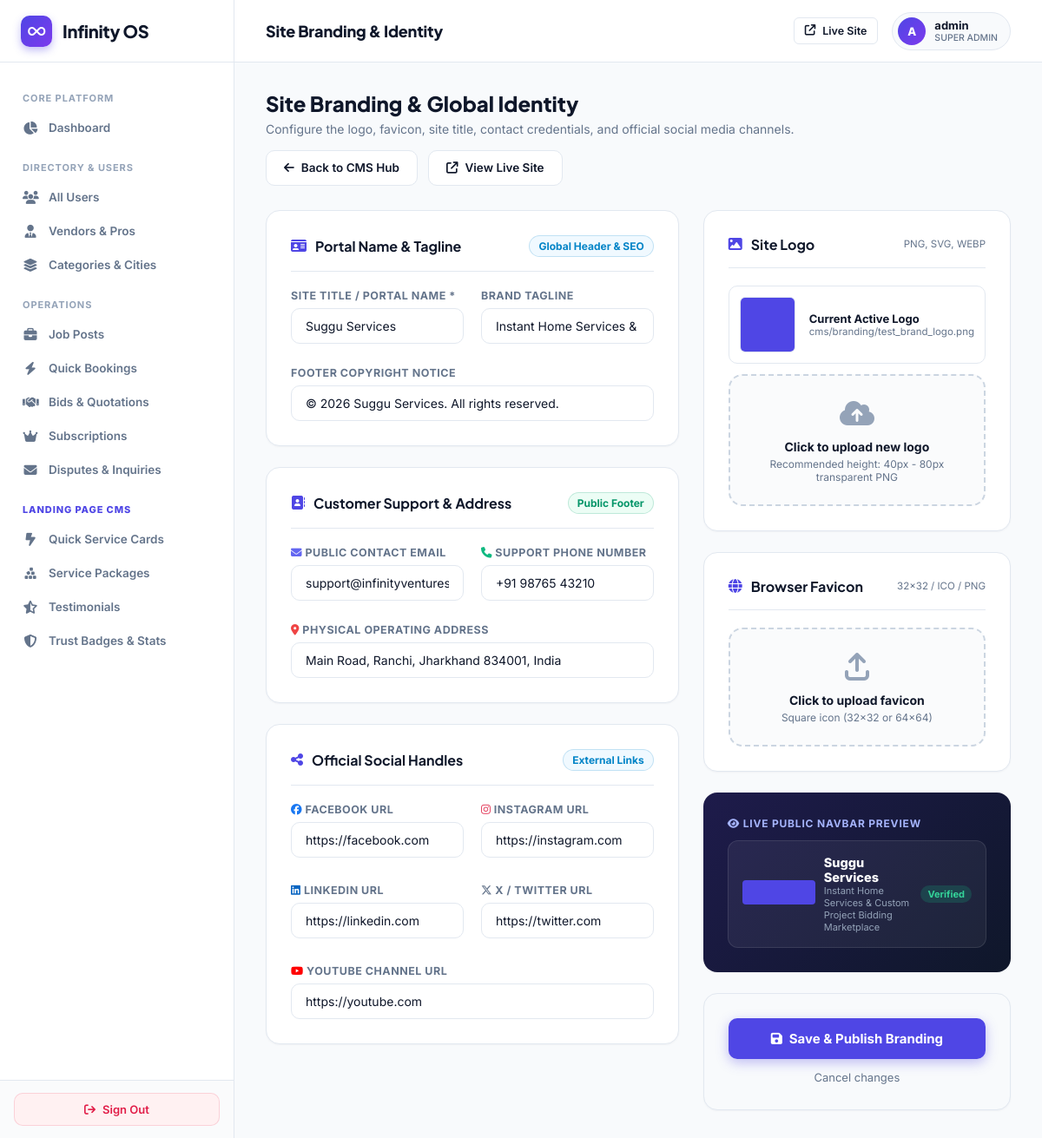
Before: /super-admin/landing/branding/ (signed in) with the older database file.
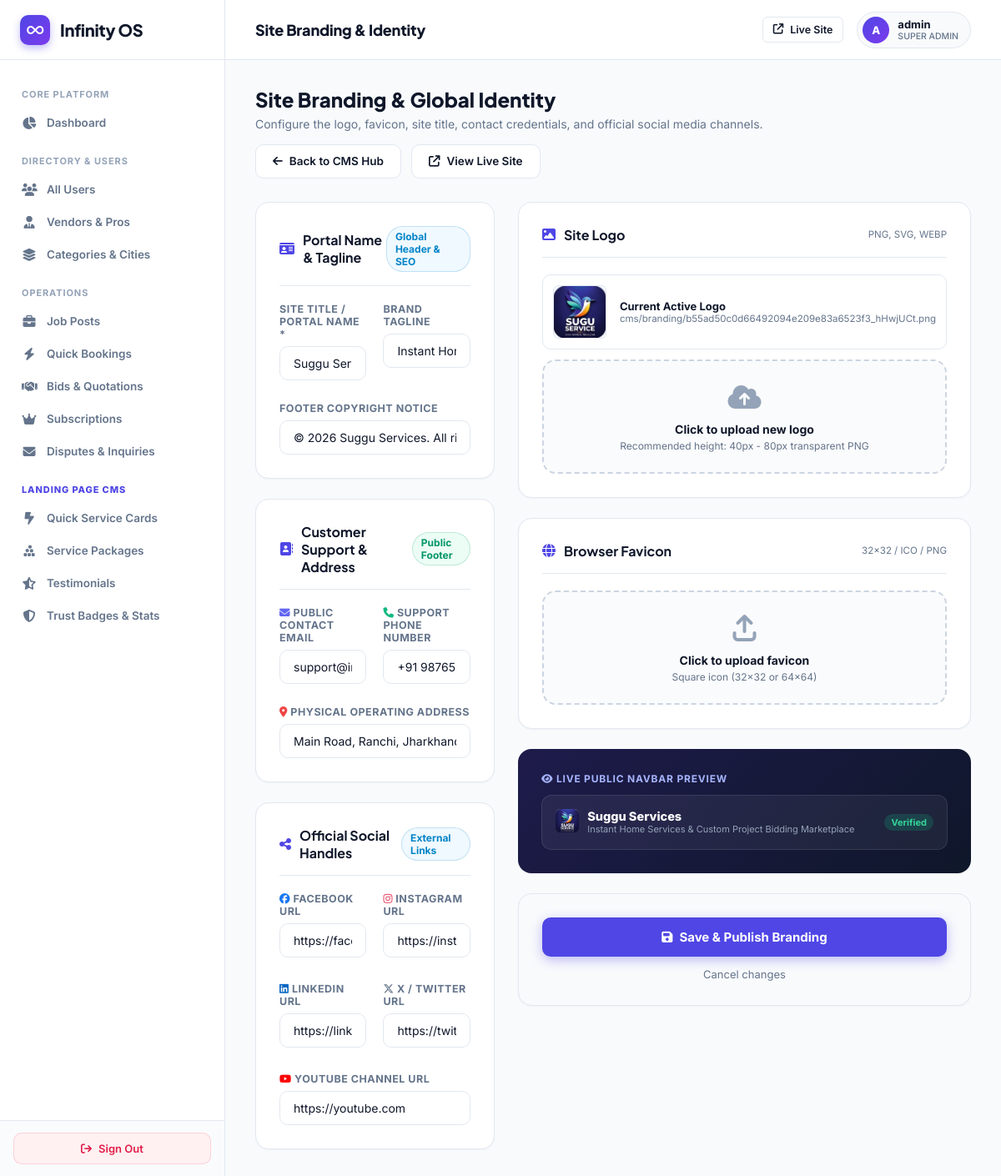
After: the same page with the newer database file.
### myapp/models.py (models this page shows, shortened)
class CustomUser(AbstractUser):
    ROLE_CHOICES = (
        ('ADMIN', 'Admin'),
        ('VENDOR', 'Vendor'),
        ('USER', 'User'),
    )
    role = models.CharField(max_length=20, choices=ROLE_CHOICES, default='USER')

class SiteBranding(models.Model):
    site_title = models.CharField(max_length=255, default='Infinity Ventures')
    tagline = models.CharField(max_length=255, default='Instant Home Services & Custom Project Bidding Marketplace')
    logo = models.ImageField(upload_to='cms/branding/', null=True, blank=True)
    favicon = models.ImageField(upload_to='cms/branding/', null=True, blank=True)
    contact_email = models.EmailField(default='support@infinityventures.com')
    support_phone = models.CharField(max_length=50, default='+91 98765 43210')
    address = models.CharField(max_length=255, default='Main Road, Ranchi, Jharkhand, India')
    facebook_url = models.URLField(blank=True, null=True, default='https://facebook.com')
    instagram_url = models.URLField(blank=True, null=True, default='https://instagram.com')
    linkedin_url = models.URLField(blank=True, null=True, default='https://linkedin.com')
    twitter_url = models.URLField(blank=True, null=True, default='https://twitter.com')
    youtube_url = models.URLField(blank=True, null=True, default='https://youtube.com')
    copyright_text = models.CharField(max_length=255, default='© 2026 Infinity Ventures. All rights reserved.')
    updated_at = models.DateTimeField(auto_now=True)
    class Meta:
        verbose_name_plural = "Site Branding"

### myapp/super_admin_views.py (the view)
# urls.py: path('super-admin/landing/branding/', super_admin_views.super_admin_landing_branding, name='super_admin_landing_branding'),
@sa_required
def super_admin_landing_branding(request):
    branding_obj, _ = SiteBranding.objects.get_or_create(pk=1)
    if request.method == 'POST':
        form = SiteBrandingForm(request.POST, request.FILES, instance=branding_obj)
        if form.is_valid():
            form.save()
            django_messages.success(request, 'Site Branding updated successfully!')
            return redirect('super_admin_landing_branding')
    else:
        form = SiteBrandingForm(instance=branding_obj)
    return render(request, 'superadmin/cms_branding.html', {'form': form, 'branding': branding_obj})

### templates/superadmin/cms_branding.html (shortened to what this page needs)
{% extends 'superadmin/base.html' %}
{% block header_title %}Site Branding & Identity{% endblock %}
{% block content %}
<div style="margin-bottom: 28px; display: flex; justify-content: space-between; align-items: center; flex-wrap: wrap; gap: 16px;">
  <div>
    <h2 style="font-family: var(--font-display); font-size: 24px; font-weight: 800; color: var(--text-main); margin-bottom: 6px;">
      Site Branding &amp; Global Identity
    </h2>
    <p style="color: var(--text-muted); font-size: 14px;">
      Configure the logo, favicon, site title, contact credentials, and official social media channels.
    </p>
  </div>
  <div style="display: flex; gap: 12px;">
    <a href="{% url 'super_admin_landing_overview' %}" class="btn btn-outline">
      <i class="fa-solid fa-arrow-left"></i> Back to CMS Hub
    </a>
    <a href="/" target="_blank" class="btn btn-outline" style="background: white;">
      <i class="fa-solid fa-arrow-up-right-from-square"></i> View Live Site
    </a>
  </div>
</div>
<form method="POST" enctype="multipart/form-data" id="brandingForm">
  <div style="display: grid; grid-template-columns: 1.25fr 0.75fr; gap: 28px; align-items: start;">
    <div style="display: flex; flex-direction: column; gap: 24px;">
      <div class="card" style="margin-bottom: 0;">
        <div class="card-header">
          <div class="card-title">
            <i class="fa-solid fa-id-card"></i>
            <span>Portal Name &amp; Tagline</span>
          </div>
          <span class="badge info">Global Header &amp; SEO</span>
        </div>
        <div class="form-row">
          <div class="form-group">
            <label class="form-label" for="id_site_title">Site Title / Portal Name *</label>
            {{ form.site_title }}
          </div>
          <div class="form-group">
            <label class="form-label" for="id_tagline">Brand Tagline</label>
            {{ form.tagline }}
          </div>
        </div>
        <div class="form-group" style="margin-top: 6px; margin-bottom: 0;">
          <label class="form-label" for="id_copyright_text">Footer Copyright Notice</label>
          {{ form.copyright_text }}
        </div>
      </div>
      <div class="card" style="margin-bottom: 0;">
        <div class="card-header">
          <div class="card-title">
            <i class="fa-solid fa-address-book"></i>
            <span>Customer Support &amp; Address</span>
          </div>
          <span class="badge active">Public Footer</span>
        </div>
        <div class="form-row">
          <div class="form-group">
            <label class="form-label" for="id_contact_email"><i class="fa-solid fa-envelope" style="color: #6366f1;"></i> Public Contact Email</label>
            {{ form.contact_email }}
          </div>
          <div class="form-group">
            <label class="form-label" for="id_support_phone"><i class="fa-solid fa-phone" style="color: #10b981;"></i> Support Phone Number</label>
            {{ form.support_phone }}
          </div>
        </div>
        <div class="form-group" style="margin-top: 6px; margin-bottom: 0;">
          <label class="form-label" for="id_address"><i class="fa-solid fa-location-dot" style="color: #ef4444;"></i> Physical Operating Address</label>
          {{ form.address }}
        </div>
      </div>
      <div class="card" style="margin-bottom: 0;">
        <div class="card-header">
          <div class="card-title">
            <i class="fa-solid fa-share-nodes"></i>
            <span>Official Social Handles</span>
          </div>
          <span class="badge info">External Links</span>
        </div>
        <div class="form-row">
          <div class="form-group">
            <label class="form-label"><i class="fa-brands fa-facebook" style="color: #1877f2;"></i> Facebook URL</label>
            {{ form.facebook_url }}
          </div>
          <div class="form-group">
            <label class="form-label"><i class="fa-brands fa-instagram" style="color: #e4405f;"></i> Instagram URL</label>
            {{ form.instagram_url }}
          </div>
        </div>
        <div class="form-row" style="margin-top: 10px;">
          <div class="form-group">
            <label class="form-label"><i class="fa-brands fa-linkedin" style="color: #0a66c2;"></i> LinkedIn URL</label>
            {{ form.linkedin_url }}
          </div>
          <div class="form-group">
            <label class="form-label"><i class="fa-brands fa-x-twitter"></i> X / Twitter URL</label>
            {{ form.twitter_url }}
          </div>
        </div>
        <div class="form-group" style="margin-top: 10px; margin-bottom: 0;">
          <label class="form-label"><i class="fa-brands fa-youtube" style="color: #ff0000;"></i> YouTube Channel URL</label>
          {{ form.youtube_url }}
        </div>
      </div>
    </div>
    <div style="display: flex; flex-direction: column; gap: 24px;">
      <div class="card" style="margin-bottom: 0;">
        <div class="card-header">
          <div class="card-title">
            <i class="fa-solid fa-image"></i>
            <span>Site Logo</span>
          </div>
          <span style="font-size: 11.5px; color: var(--text-muted);">PNG, SVG, WEBP</span>
        </div>
        {% if branding.logo %}
        <div class="dropzone-preview-wrap" id="logoCurrentWrap">
          <img src="{{ branding.logo.url }}" id="logoImgPreview" class="dropzone-thumb" alt="Current Logo">
          <div style="flex: 1; min-width: 0;">
            <div style="font-size: 13px; font-weight: 700; color: var(--text-main);">Current Active Logo</div>
            <div style="font-size: 11.5px; color: var(--text-muted); overflow: hidden; text-overflow: ellipsis; white-space: nowrap;" id="logoFileText">{{ branding.logo.name }}</div>
          </div>
        </div>
        {% endif %}
        <div class="dropzone-box" id="logoDropBox">
          <div class="dropzone-icon"><i class="fa-solid fa-cloud-arrow-up"></i></div>
          <div class="dropzone-title">Click to upload new logo</div>
          <div class="dropzone-subtitle">Recommended height: 40px - 80px transparent PNG</div>
        </div>
      </div>
      <div class="card" style="margin-bottom: 0;">
        <div class="card-header">
          <div class="card-title">
            <i class="fa-solid fa-globe"></i>
            <span>Browser Favicon</span>
          </div>
          <span style="font-size: 11.5px; color: var(--text-muted);">32x32 / ICO / PNG</span>
        </div>
        <div class="dropzone-box" id="favDropBox">
          <div class="dropzone-icon"><i class="fa-solid fa-arrow-up-from-bracket"></i></div>
          <div class="dropzone-title">Click to upload favicon</div>
          <div class="dropzone-subtitle">Square icon (32×32 or 64×64)</div>
        </div>
      </div>
      <div class="card" style="background: linear-gradient(135deg, #1e1b4b, #0f172a); color: white; border: none; margin-bottom: 0;">
        <div style="font-size: 12px; font-weight: 700; text-transform: uppercase; letter-spacing: 0.8px; color: #a5b4fc; margin-bottom: 12px;">
          <i class="fa-solid fa-eye"></i> Live Public Navbar Preview
        </div>
        <div style="padding: 16px; background: rgba(255,255,255,0.06); border-radius: 12px; border: 1px solid rgba(255,255,255,0.1); display: flex; align-items: center; justify-content: space-between;">
          <div style="display: flex; align-items: center; gap: 10px;">
            <div id="mockupLogoWrap">
              {% if branding.logo %}
                <img src="{{ branding.logo.url }}" id="mockupLogo" style="height: 28px; width: auto; object-fit: contain; border-radius: 4px;" alt="Logo">
              {% else %}
                <div id="mockupLogo" style="width: 28px; height: 28px; background: #6366f1; border-radius: 6px; display: flex; align-items: center; justify-content: center; font-weight: 800; font-size: 14px; color: white;">IV</div>
              {% endif %}
            </div>
            <div>
              <div id="mockupTitle" style="font-weight: 800; font-size: 14.5px; color: white;">{{ branding.site_title|default:"Infinity Ventures" }}</div>
              <div id="mockupTagline" style="font-size: 11px; color: #94a3b8;">{{ branding.tagline|default:"Services & Bidding" }}</div>
            </div>
          </div>
          <span style="font-size: 11px; padding: 3px 8px; border-radius: 20px; background: rgba(16,185,129,0.2); color: #34d399; font-weight: 700;">Verified</span>
        </div>
      </div>
      <div class="card" style="margin-bottom: 0; background: #f8fafc;">
        <button type="submit" class="btn btn-primary btn-lg" style="width: 100%; font-size: 15px; font-weight: 700; box-shadow: 0 4px 14px rgba(79, 70, 229, 0.35);">
          <i class="fa-solid fa-floppy-disk"></i> Save &amp; Publish Branding
        </button>
        <div style="text-align: center; margin-top: 10px;">
          <a href="{% url 'super_admin_landing_overview' %}" style="font-size: 13px; color: var(--text-muted); text-decoration: none;">Cancel changes</a>
        </div>
      </div>
    </div>
  </div>
</form>
{% endblock %}

### templates/superadmin/base.html (shortened to what this page needs)
<!DOCTYPE html>
<html lang="en">
<head>
  <link rel="stylesheet" href="https://cdnjs.cloudflare.com/ajax/libs/font-awesome/6.5.2/css/all.min.css">
</head>
<body>
  <aside class="sidebar">
    <a href="{% url 'super_admin_dashboard' %}" class="sidebar-brand">
      <div class="sidebar-brand-icon">
        <i class="fa-solid fa-infinity"></i>
      </div>
      <span>Infinity OS</span>
    </a>
    <div class="sidebar-nav">
      <div class="nav-section">Core Platform</div>
      <a href="{% url 'super_admin_dashboard' %}" class="nav-item {% if request.path == '/super-admin/' %}active{% endif %}">
        <i class="fa-solid fa-chart-pie"></i>
        <span>Dashboard</span>
      </a>
      <div class="nav-section">Directory & Users</div>
      <a href="{% url 'super_admin_users' %}" class="nav-item {% if 'users' in request.path and 'landing' not in request.path %}active{% endif %}">
        <i class="fa-solid fa-users"></i>
        <span>All Users</span>
      </a>
      <a href="{% url 'super_admin_vendors' %}" class="nav-item {% if 'vendors' in request.path %}active{% endif %}">
        <i class="fa-solid fa-user-tie"></i>
        <span>Vendors & Pros</span>
      </a>
      <a href="{% url 'super_admin_cms' %}" class="nav-item {% if '/cms/' in request.path and 'landing' not in request.path %}active{% endif %}">
        <i class="fa-solid fa-layer-group"></i>
        <span>Categories &amp; Cities</span>
      </a>
      <div class="nav-section">Operations</div>
      <a href="{% url 'super_admin_jobs' %}" class="nav-item {% if 'jobs' in request.path and 'landing' not in request.path %}active{% endif %}">
        <i class="fa-solid fa-briefcase"></i>
        <span>Job Posts</span>
      </a>
      <a href="{% url 'super_admin_quick_services' %}" class="nav-item {% if '/super-admin/quick-services' in request.path and 'landing' not in request.path %}active{% endif %}">
        <i class="fa-solid fa-bolt"></i>
        <span>Quick Bookings</span>
      </a>
      <a href="{% url 'super_admin_bids' %}" class="nav-item {% if 'bids' in request.path and 'landing' not in request.path %}active{% endif %}">
        <i class="fa-solid fa-handshake"></i>
        <span>Bids & Quotations</span>
      </a>
      <a href="{% url 'super_admin_subscriptions' %}" class="nav-item {% if 'subscriptions' in request.path %}active{% endif %}">
        <i class="fa-solid fa-crown"></i>
        <span>Subscriptions</span>
      </a>
      <a href="{% url 'super_admin_messages' %}" class="nav-item {% if 'messages' in request.path %}active{% endif %}">
        <i class="fa-solid fa-envelope"></i>
        <span>Disputes & Inquiries</span>
      </a>
      <div class="nav-section" style="color: var(--accent); font-weight: 800;">Landing Page CMS</div>
      <a href="{% url 'super_admin_landing_quick_services' %}" class="nav-item {% if '/landing/quick-services' in request.path %}active{% endif %}">
        <i class="fa-solid fa-bolt-lightning"></i>
        <span>Quick Service Cards</span>
      </a>
      <a href="{% url 'super_admin_landing_packages' %}" class="nav-item {% if '/landing/packages' in request.path %}active{% endif %}">
        <i class="fa-solid fa-cubes-stacked"></i>
        <span>Service Packages</span>
      </a>
      <a href="{% url 'super_admin_landing_testimonials' %}" class="nav-item {% if '/landing/testimonials' in request.path %}active{% endif %}">
        <i class="fa-solid fa-star-half-stroke"></i>
        <span>Testimonials</span>
      </a>
      <a href="{% url 'super_admin_landing_trust_metrics' %}" class="nav-item {% if '/landing/trust-metrics' in request.path %}active{% endif %}">
        <i class="fa-solid fa-shield-halved"></i>
        <span>Trust Badges &amp; Stats</span>
      </a>
    </div>
    <div class="sidebar-footer">
      <a href="{% url 'logout' %}" class="btn-logout">
        <i class="fa-solid fa-arrow-right-from-bracket"></i>
        <span>Sign Out</span>
      </a>
    </div>
  </aside>
  <main class="main-area">
    <header class="header">
      <div class="header-title">
        {% block header_title %}Control Center{% endblock %}
      </div>
      <div class="header-actions">
        <a href="/" target="_blank" class="btn btn-outline btn-sm" title="Preview Public Site">
          <i class="fa-solid fa-arrow-up-right-from-square"></i>
          <span>Live Site</span>
        </a>
        <div class="admin-profile">
          <div class="avatar">
            {{ request.user.username|slice:":1"|upper }}
          </div>
          <div style="font-size: 13px; font-weight: 700;">
            {{ request.user.username }}
            <span style="display: block; font-size: 10.5px; color: var(--text-muted); font-weight: 500;">SUPER ADMIN</span>
          </div>
        </div>
      </div>
    </header>
    <div class="content-wrapper">
      <div class="content-container">
        {% block content %}{% endblock %}
      </div>
    </div>
  </main>
</body>
</html>

Changed rows visible on the page:
changed SiteBranding "Suggu Services": logo: a different picture; logo.name "cms/branding/test_brand_logo.png" → "cms/branding/b55ad50c0d66492094e209e83a6523f3_hHwjUCt.png"
